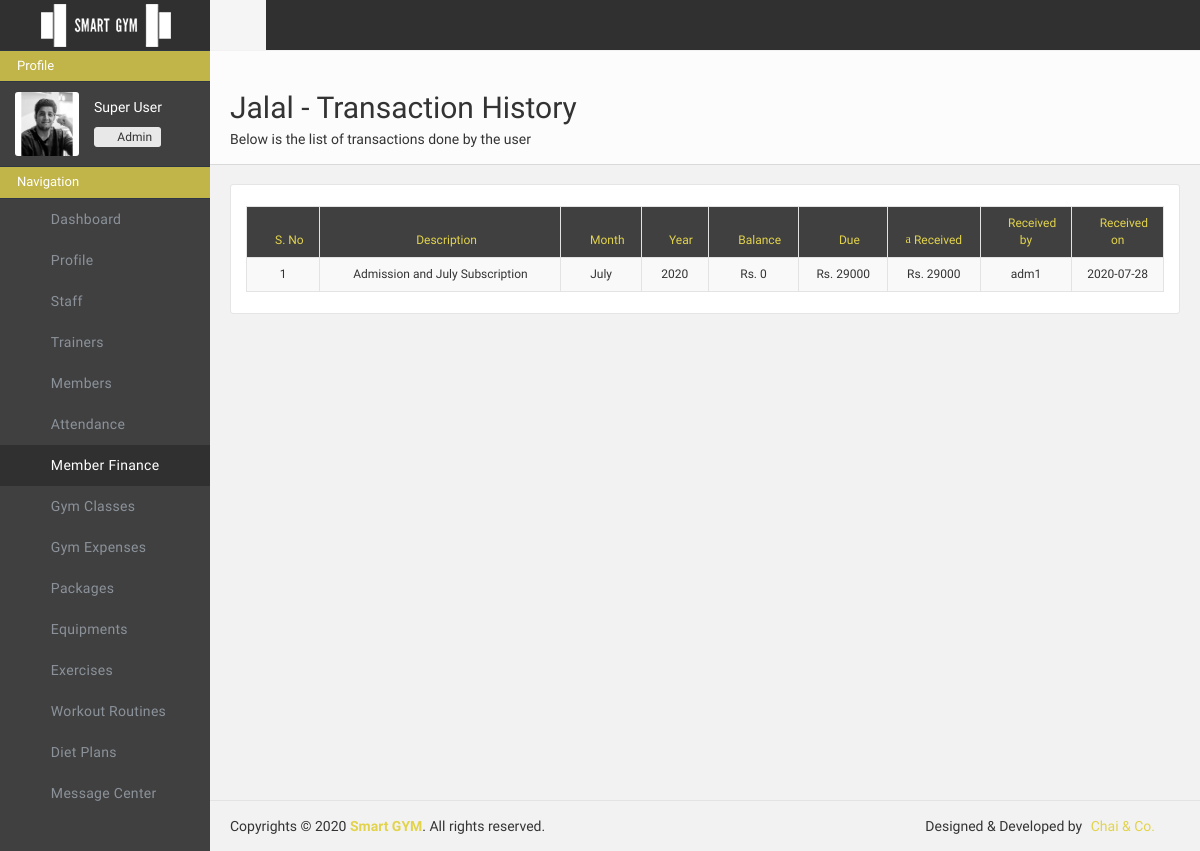
Before: /adminportal/paymenthistoryview/mem1 (signed in) with the older database file.
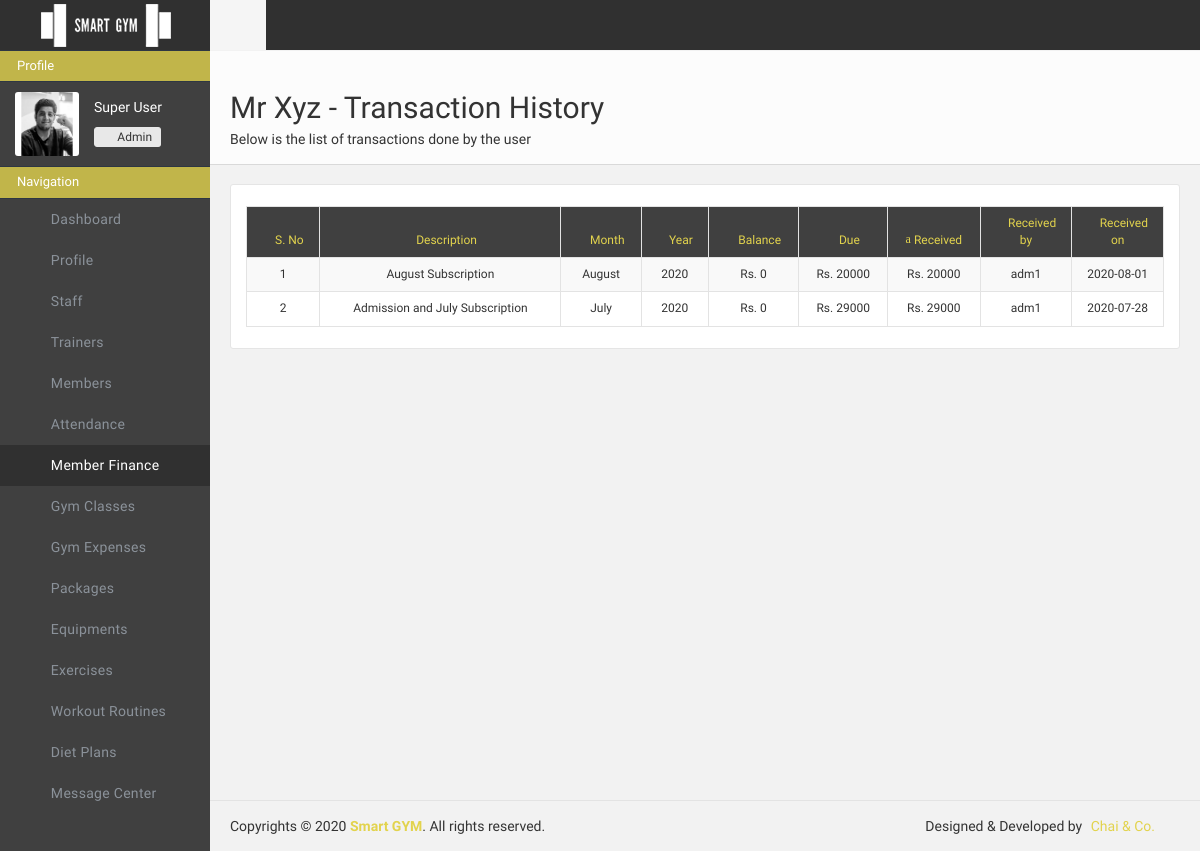
After: the same page with the newer database file.
### adminportal/models.py (models this page shows)
class FinanceHistoryData(models.Model):
    fh_id = models.AutoField(primary_key=True)
    fh_member_id = models.CharField(max_length=500, default="")
    fh_member_name = models.CharField(max_length=500, default="")
    fh_desc = models.CharField(max_length=500, default="")
    fh_month = models.CharField(max_length=500, default="")
    fh_year = models.CharField(max_length=500, default="")
    fh_balance = models.IntegerField(default=0)
    fh_due = models.IntegerField(default=0)
    fh_recieved = models.IntegerField(default=0)
    fh_added_by = models.CharField(max_length=500, default="")
    fh_added_on = models.CharField(max_length=500, default="")

### adminportal/views.py (the view)
# urls.py: path('paymenthistoryview/<str:memid>', views.paymenthistoryview, name="adminportal-paymenthistoryview"),
def paymenthistoryview(request,memid):
    if "userid" in request.session and request.session["userrole"] == "Admin" :
        params={"member":""}
        history = FinanceHistoryData.objects.filter(fh_member_id=memid).order_by("-fh_added_on")
        params["member"] = history
        return render(request, 'adminportal/viewhistorypayment.html', params)
    else:
        return redirect('/adminportal/login/')

### adminportal/templates/adminportal/viewhistorypayment.html (shortened to what the changed rows need)
{% load static %}
<!doctype html>
<html class="no-js">
    <head>
        <link href="{% static 'adminportal/css/icons.css'%}" rel="stylesheet" />
        <link href="{% static 'adminportal/css/bootstrap.css'%}" rel="stylesheet" />
        <link href="{% static 'adminportal/css/plugins.css'%}" rel="stylesheet" />
        <link href="{% static 'adminportal/css/main.css'%}" rel="stylesheet" />
        <link href="{% static 'adminportal/css/custom.css'%}" rel="stylesheet" />
    </head>
    <body>
        <div id="wrapper">
            <div class="page-content sidebar-page right-sidebar-page clearfix">
                <div class="page-content-wrapper">
                    <div class="page-content-inner">
                        <div id="page-header" class="clearfix">
                            <div class="page-header">
                                <h2>{{member.0.fh_member_name}} - Transaction History</h2>
                                <span class="txt">Below is the list of transactions done by the user</span>
                            </div>
                        </div>
                        <div class="row" style="margin-bottom: 80px;">
                            <div class="col-lg-12">
                                <div class="panel panel-default plain panelRefresh">
                                    <div class="panel-body">
                                        <table id="basic-datatables" class="table table-striped table-bordered" cellspacing="0" width="100%">
                                            <thead >
                                                <tr style="background-color: #404040; color: #e2d34d;">
                                                    <th title="ID" style="font-size: 12px; text-align: center; width: 8%"><i class="fa fa-sort-numeric-asc"> </i> S. No</th>
                                                    <th title="info" style="font-size: 12px; text-align: center;"><i class="fa fa-info"> </i> Description</th>
                                                    <th title="Month" style="font-size: 12px; text-align: center;"><i class="fa fa-th"> </i> Month</th>
                                                    <th title="year" style="font-size: 12px; text-align: center;"><i class="fa fa-calendar-o"> </i> Year</th>
                                                    <th title="balance" style="font-size: 12px; text-align: center; "><i class="fa fa-list-ol"> </i> Balance</th>
                                                    <th title="due" style="font-size: 12px; text-align: center; "><i class="fa fa-dollar"> </i> Due</th>
                                                    <th title="received" style="font-size: 12px; text-align: center;"><i class="l-banknote"> </i> Received</th>
                                                    <th title="added by" style="font-size: 12px; text-align: center; width: 10%;"><i class="fa fa-user"> </i> Received by</th>
                                                    <th title="add date" style="font-size: 12px; text-align: center; width: 10%;"><i class="fa fa-calendar"> </i> Received on</th>
                                                </tr>
                                            </thead>
                                            <tbody>
                                                {% for history in member %}
                                                <tr>
                                                    <td>{{forloop.counter}}</td>
                                                    <td>{{history.fh_desc}}</td>
                                                    <td>{{history.fh_month}}</td>
                                                    <td>{{history.fh_year}}</td>
                                                    <td>Rs. {{history.fh_balance}}</td>
                                                    <td>Rs. {{history.fh_due}}</td>
                                                    <td>Rs. {{history.fh_recieved}}</td>
                                                    <td>{{history.fh_added_by}}</td>
                                                    <td>{{history.fh_added_on}}</td>
                                                </tr>
                                                {% endfor %}
                                            </tbody>
                                        </table>
                            </div>
                                </div>
                            </div>
                            </div>
                    </div>
                </div>
            </div>
        </div>
    </body>
</html>

Changed rows visible on the page:
added FinanceHistoryData: fh_member_name "Mr Xyz", fh_desc "August Subscription", fh_month "August", fh_year "2020", fh_balance "0", fh_due "20000", fh_recieved "20000", fh_added_by "adm1", fh_added_on "2020-08-01"
Other visible differences:
{{ member.0.fh_member_name }}: "Jalal" → "Mr Xyz"
